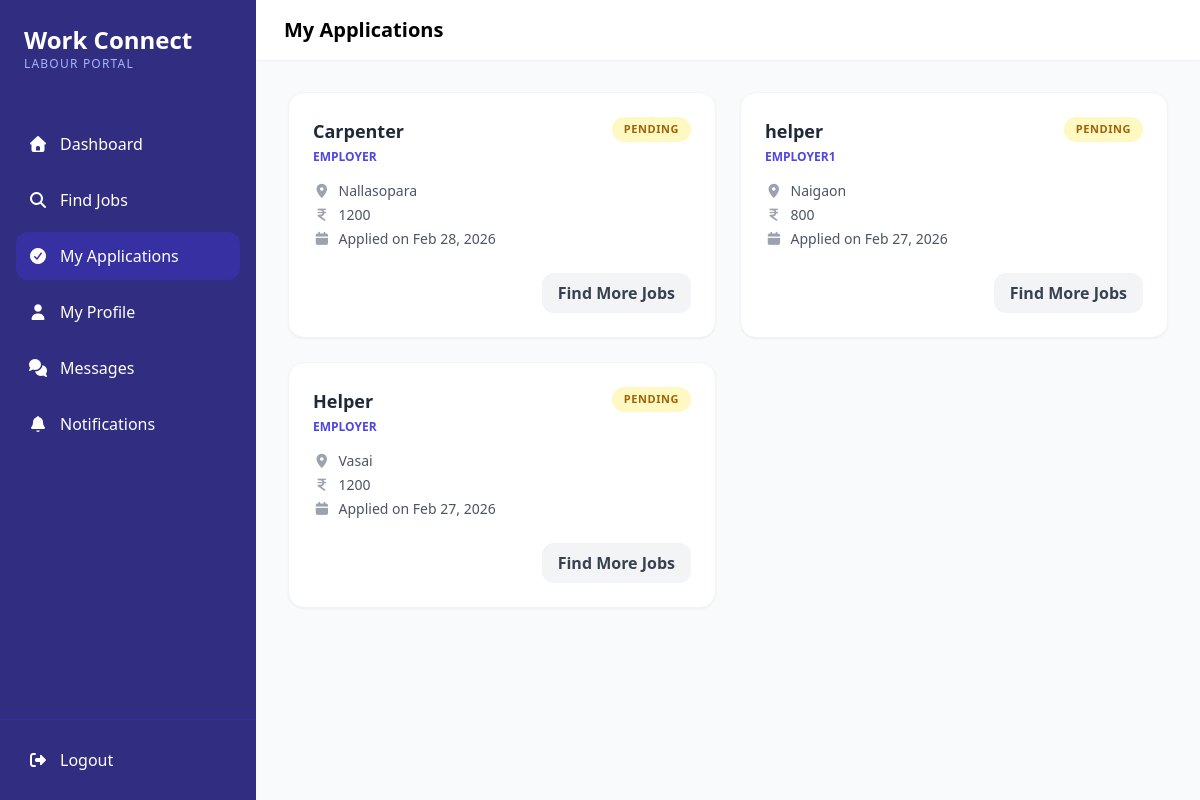
The page /employee/applications.php (signed in) on the database its author committed.
### tables this page shows
CREATE TABLE `job_applications` (
  `id` int(11) NOT NULL,
  `job_id` int(11) NOT NULL,
  `employee_id` int(11) NOT NULL,
  `status` enum('pending','accepted','rejected') DEFAULT 'pending',
  `applied_at` timestamp NOT NULL DEFAULT current_timestamp()
);

CREATE TABLE `jobs` (
  `id` int(11) NOT NULL,
  `employer_id` int(11) NOT NULL,
  `title` varchar(255) NOT NULL,
  `description` text NOT NULL,
  `location` varchar(255) DEFAULT NULL,
  `salary` varchar(100) DEFAULT NULL,
  `created_at` timestamp NOT NULL DEFAULT current_timestamp(),
  `no_of_vacancy` int(11) NOT NULL
);

CREATE TABLE `users` (
  `id` int(11) NOT NULL,
  `username` varchar(100) NOT NULL,
  `email` varchar(150) NOT NULL,
  `password` varchar(255) NOT NULL,
  `role_id` int(11) NOT NULL,
  `created_at` timestamp NOT NULL DEFAULT current_timestamp()
);

### employee/applications.php (the view, shortened to what this page needs)
<?php
require_once '../includes/db_connect.php';
$stmt = $pdo->prepare("
    SELECT ja.*, j.title, j.location, j.salary, j.employer_id, u.username AS employer_name
    FROM job_applications ja
    JOIN jobs j ON ja.job_id = j.id
    JOIN users u ON j.employer_id = u.id
    WHERE ja.employee_id = ?
    ORDER BY ja.applied_at DESC
");
$stmt->execute([$_SESSION['user_id']]);
$applications = $stmt->fetchAll();
?>
<!DOCTYPE html>
<html lang="en">
<head>
    <script src="https://cdn.tailwindcss.com"></script>
    <link rel="stylesheet" href="https://cdnjs.cloudflare.com/ajax/libs/font-awesome/7.0.1/css/all.min.css">
</head>
<body class="bg-gray-50 font-sans">
<div class="flex h-screen overflow-hidden">
    <?php include '../includes/employee_sidebar.php'; ?>
    <main class="flex-1 flex flex-col overflow-y-auto">
        <header class="bg-white p-4 flex justify-between items-center shadow-sm sticky top-0 z-10">
            <div class="flex items-center space-x-3">
                <h2 class="text-xl font-semibold">My Applications</h2>
            </div>
        </header>
        <div class="p-4 md:p-8">
            <?php if (empty($applications)): ?>
                <div class="bg-white p-12 rounded-3xl text-center border border-gray-100 shadow-sm">
                    <div class="w-20 h-20 bg-indigo-50 rounded-full flex items-center justify-center mx-auto mb-4 text-indigo-600 text-3xl">
                        <i class="fas fa-file-circle-check"></i>
                    </div>
                    <h3 class="text-xl font-bold text-gray-800">No applications yet</h3>
                    <p class="text-gray-500 mt-2">Start applying from the Find Jobs page.</p>
                    <a href="jobs.php" class="inline-block mt-6 px-6 py-3 rounded-xl bg-indigo-600 text-white font-semibold hover:bg-indigo-700">
                        Browse Jobs
                    </a>
                </div>
            <?php else: ?>
                <div class="grid grid-cols-1 lg:grid-cols-2 gap-6">
                    <?php foreach ($applications as $app): ?>
                        <div class="bg-white p-6 rounded-2xl shadow-sm border border-gray-100">
                            <div class="flex justify-between items-start gap-4">
                                <div>
                                    <h3 class="text-lg font-bold text-gray-800"><?php echo htmlspecialchars($app['title']); ?></h3>
                                    <p class="text-xs text-indigo-600 font-semibold uppercase mt-1">
                                        <?php echo htmlspecialchars($app['employer_name']); ?>
                                    </p>
                                </div>
                                <span class="px-3 py-1 rounded-full text-[11px] font-bold uppercase tracking-wider <?php echo $app['status'] === 'accepted' ? 'bg-green-100 text-green-600' : ($app['status'] === 'rejected' ? 'bg-red-100 text-red-600' : 'bg-yellow-100 text-yellow-700'); ?>">
                                    <?php echo htmlspecialchars($app['status']); ?>
                                </span>
                            </div>
                            <div class="mt-4 text-sm text-gray-600 space-y-1">
                                <p><i class="fas fa-location-dot mr-2 text-gray-400"></i><?php echo htmlspecialchars($app['location'] ?: 'Location not specified'); ?></p>
                                <p><i class="fas fa-indian-rupee-sign mr-2 text-gray-400"></i><?php echo htmlspecialchars($app['salary'] ?: 'Negotiable'); ?></p>
                                <p><i class="fas fa-calendar mr-2 text-gray-400"></i>Applied on <?php echo date('M d, Y', strtotime($app['applied_at'])); ?></p>
                            </div>
                            <div class="mt-6 flex justify-end">
                                <?php if ($app['status'] === 'accepted'): ?>
                                    <a href="chat.php?employer_id=<?php echo (int)$app['employer_id']; ?>" class="px-4 py-2 rounded-xl bg-indigo-600 text-white font-semibold hover:bg-indigo-700">
                                        <i class="fas fa-comment-dots mr-1"></i> Chat Employer
                                    </a>
                                <?php else: ?>
                                    <a href="jobs.php" class="px-4 py-2 rounded-xl bg-gray-100 text-gray-700 font-semibold hover:bg-gray-200">
                                        Find More Jobs
                                    </a>
                                <?php endif; ?>
                            </div>
                        </div>
                    <?php endforeach; ?>
                </div>
            <?php endif; ?>
        </div>
    </main>
</div>
</body>
</html>

### includes/employee_sidebar.php (shortened to what this page needs)
<?php
$current_page = basename($_SERVER['PHP_SELF']);
$is_employee_area = strpos(str_replace('\\', '/', $_SERVER['PHP_SELF']), '/employee/') !== false;
$prefix = $is_employee_area ? '' : 'employee/';
?>
<aside id="sidebar"
    class="fixed md:static z-40 inset-y-0 left-0 w-64 bg-indigo-900 text-white transform -translate-x-full md:translate-x-0 transition-transform duration-300 flex flex-col">
    <div class="p-6 flex justify-between items-center">
        <div>
            <h1 class="text-2xl font-bold">Work Connect</h1>
            <p class="text-indigo-300 text-xs uppercase tracking-widest">Labour Portal</p>
        </div>
    </div>
    <nav class="flex-grow mt-6 px-4 space-y-2">
        <a href="<?php echo $prefix; ?>dashboard.php"
           class="flex items-center space-x-3 p-3 rounded-xl <?php echo $current_page == 'dashboard.php' ? 'bg-indigo-800' : 'hover:bg-indigo-800'; ?> transition-colors">
            <i class="fas fa-home"></i>
            <span>Dashboard</span>
        </a>
        <a href="<?php echo $prefix; ?>jobs.php"
           class="flex items-center space-x-3 p-3 rounded-xl <?php echo $current_page == 'jobs.php' ? 'bg-indigo-800' : 'hover:bg-indigo-800'; ?> transition-colors">
            <i class="fas fa-search"></i>
            <span>Find Jobs</span>
        </a>
        <a href="<?php echo $prefix; ?>applications.php"
           class="flex items-center space-x-3 p-3 rounded-xl <?php echo $current_page == 'applications.php' ? 'bg-indigo-800' : 'hover:bg-indigo-800'; ?> transition-colors">
            <i class="fas fa-check-circle"></i>
            <span>My Applications</span>
        </a>
        <a href="<?php echo $prefix; ?>profile.php"
           class="flex items-center space-x-3 p-3 rounded-xl <?php echo $current_page == 'profile.php' ? 'bg-indigo-800' : 'hover:bg-indigo-800'; ?> transition-colors">
            <i class="fas fa-user"></i>
            <span>My Profile</span>
        </a>
        <a href="<?php echo $prefix; ?>chat.php"
           class="flex items-center space-x-3 p-3 rounded-xl <?php echo $current_page == 'chat.php' ? 'bg-indigo-800' : 'hover:bg-indigo-800'; ?> transition-colors">
            <i class="fas fa-comments"></i>
            <span>Messages</span>
        </a>
        <a href="<?php echo $prefix; ?>../notifications.php"
           class="flex items-center justify-between p-3 rounded-xl hover:bg-indigo-800 transition-colors">
            <div class="flex items-center space-x-3">
                <i class="fas fa-bell"></i>
                <span>Notifications</span>
            </div>
        </a>
    </nav>
    <div class="p-4 border-t border-indigo-800">
        <a href="<?php echo $prefix; ?>../logout.php"
           class="flex items-center space-x-3 p-3 rounded-xl hover:bg-red-600 transition-colors">
            <i class="fas fa-sign-out-alt"></i>
            <span>Logout</span>
        </a>
    </div>
</aside>

### employee/applications.php (style rules this page uses)
body { font-family: 'Outfit', sans-serif; }

### rows shown on the page
job_applications: job.title "Carpenter", users.username "EMPLOYER", status "PENDING", job.location "Nallasopara", job.salary "1200", applied_at "Feb 28, 2026", shows "Find More Jobs"
job_applications: job.title "helper", users.username "EMPLOYER1", status "PENDING", job.location "Naigaon", job.salary "800", applied_at "Feb 27, 2026", shows "Find More Jobs"
job_applications: job.title "Helper", users.username "EMPLOYER", status "PENDING", job.location "Vasai", job.salary "1200", applied_at "Feb 27, 2026", shows "Find More Jobs"
